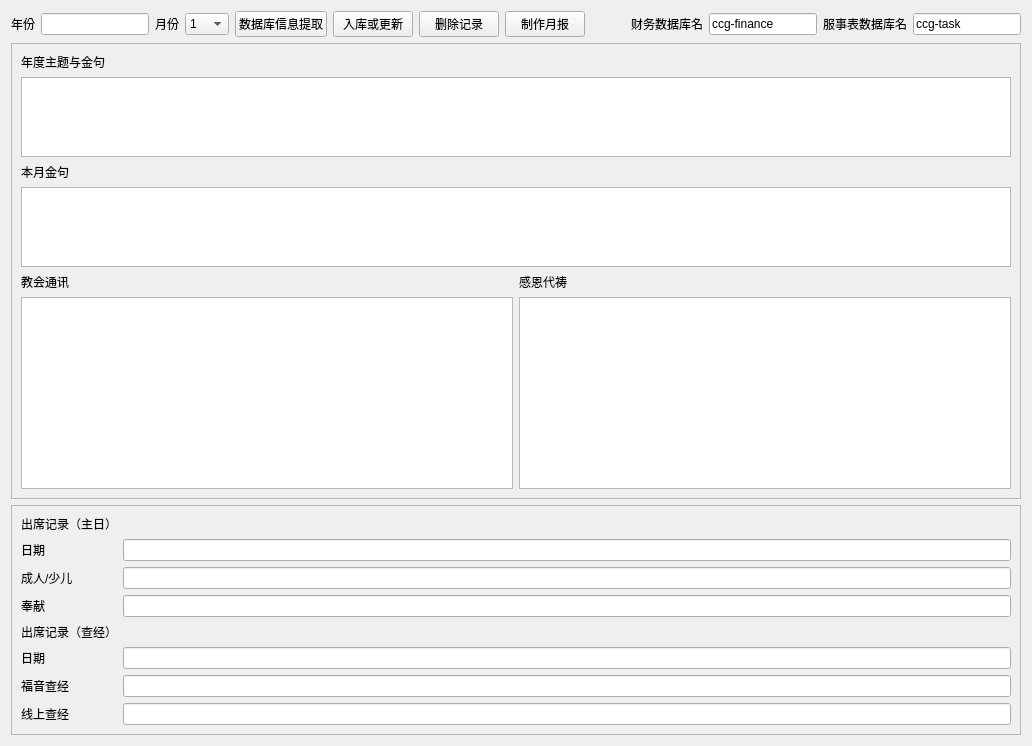
               <widget class="QWidget" name="tab_15">
                <attribute name="title">
                 <string>制作月报</string>
                </attribute>
                <layout class="QVBoxLayout" name="verticalLayout_26">
                 <item>
                  <layout class="QHBoxLayout" name="horizontalLayout_26">
                   <item>
                    <widget class="QLabel" name="label_139">
                     <property name="text">
                      <string>年份</string>
                     </property>
                    </widget>
                   </item>
                   <item>
                    <widget class="QLineEdit" name="lineEdit_year_bulletin"/>
                   </item>
                   <item>
                    <widget class="QLabel" name="label_104">
                     <property name="text">
                      <string>月份</string>
                     </property>
                    </widget>
                   </item>
                   <item>
                    <widget class="QComboBox" name="comboBox_bulletin_month">
                     <item>
                      <property name="text">
                       <string>1</string>
                      </property>
                     </item>
                     <item>
                      <property name="text">
                       <string>2</string>
                      </property>
                     </item>
                     <item>
                      <property name="text">
                       <string>3</string>
                      </property>
                     </item>
                     <item>
                      <property name="text">
                       <string>4</string>
                      </property>
                     </item>
                     <item>
                      <property name="text">
                       <string>5</string>
                      </property>
                     </item>
                     <item>
                      <property name="text">
                       <string>6</string>
                      </property>
                     </item>
                     <item>
                      <property name="text">
                       <string>7</string>
                      </property>
                     </item>
                     <item>
                      <property name="text">
                       <string>8</string>
                      </property>
                     </item>
                     <item>
                      <property name="text">
                       <string>9</string>
                      </property>
                     </item>
                     <item>
                      <property name="text">
                       <string>10</string>
                      </property>
                     </item>
                     <item>
                      <property name="text">
                       <string>11</string>
                      </property>
                     </item>
                     <item>
                      <property name="text">
                       <string>12</string>
                      </property>
                     </item>
                    </widget>
                   </item>
                   <item>
                    <widget class="QPushButton" name="pushButton_load_db_info_bulletin">
                     <property name="text">
                      <string>数据库信息提取</string>
                     </property>
                    </widget>
                   </item>
                   <item>
                    <widget class="QPushButton" name="pushButton_save_bulletin_info">
                     <property name="text">
                      <string>入库或更新</string>
                     </property>
                    </widget>
                   </item>
                   <item>
                    <widget class="QPushButton" name="pushButton_delete_bulletin_record">
                     <property name="text">
                      <string>删除记录</string>
                     </property>
                    </widget>
                   </item>
                   <item>
                    <widget class="QPushButton" name="pushButton_make_bulletin">
                     <property name="text">
                      <string>制作月报</string>
                     </property>
                    </widget>
                   </item>
                   <item>
                    <spacer name="horizontalSpacer_12">
                     <property name="orientation">
                      <enum>Qt::Horizontal</enum>
                     </property>
                     <property name="sizeHint" stdset="0">
                      <size>
                       <width>40</width>
                       <height>20</height>
                      </size>
                     </property>
                    </spacer>
                   </item>
                   <item>
                    <widget class="QLabel" name="label_111">
                     <property name="text">
                      <string>财务数据库名</string>
                     </property>
                    </widget>
                   </item>
                   <item>
                    <widget class="QLineEdit" name="lineEdit_db_finance">
                     <property name="sizePolicy">
                      <sizepolicy hsizetype="Preferred" vsizetype="Fixed">
                       <horstretch>0</horstretch>
                       <verstretch>0</verstretch>
                      </sizepolicy>
                     </property>
                     <property name="text">
                      <string>ccg-finance</string>
                     </property>
                    </widget>
                   </item>
                   <item>
                    <widget class="QLabel" name="label_112">
                     <property name="text">
                      <string>服事表数据库名</string>
                     </property>
                    </widget>
                   </item>
                   <item>
                    <widget class="QLineEdit" name="lineEdit_db_task">
                     <property name="sizePolicy">
                      <sizepolicy hsizetype="Preferred" vsizetype="Fixed">
                       <horstretch>0</horstretch>
                       <verstretch>0</verstretch>
                      </sizepolicy>
                     </property>
                     <property name="text">
                      <string>ccg-task</string>
                     </property>
                    </widget>
                   </item>
                  </layout>
                 </item>
                 <item>
                  <widget class="QFrame" name="frame_10">
                   <property name="frameShape">
                    <enum>QFrame::StyledPanel</enum>
                   </property>
                   <property name="frameShadow">
                    <enum>QFrame::Raised</enum>
                   </property>
                   <layout class="QGridLayout" name="gridLayout_7">
                    <item row="0" column="0" colspan="2">
                     <layout class="QVBoxLayout" name="verticalLayout_23">
                      <item>
                       <widget class="QLabel" name="label_106">
                        <property name="sizePolicy">
                         <sizepolicy hsizetype="Preferred" vsizetype="Fixed">
                          <horstretch>0</horstretch>
                          <verstretch>0</verstretch>
                         </sizepolicy>
                        </property>
                        <property name="text">
                         <string>年度主题与金句</string>
                        </property>
                       </widget>
                      </item>
                      <item>
                       <widget class="QTextEdit" name="textEdit_year_scripture_note">
                        <property name="maximumSize">
                         <size>
                          <width>16777215</width>
                          <height>80</height>
                         </size>
                        </property>
                       </widget>
                      </item>
                      <item>
                       <widget class="QLabel" name="label_105">
                        <property name="sizePolicy">
                         <sizepolicy hsizetype="Preferred" vsizetype="Fixed">
                          <horstretch>0</horstretch>
                          <verstretch>0</verstretch>
                         </sizepolicy>
                        </property>
                        <property name="text">
                         <string>本月金句</string>
                        </property>
                       </widget>
                      </item>
                      <item>
                       <widget class="QTextEdit" name="textEdit_month_scripture_note">
                        <property name="maximumSize">
                         <size>
                          <width>16777215</width>
                          <height>80</height>
                         </size>
                        </property>
                       </widget>
                      </item>
                     </layout>
                    </item>
                    <item row="1" column="0">
                     <layout class="QVBoxLayout" name="verticalLayout_24">
                      <item>
                       <widget class="QLabel" name="label_107">
                        <property name="sizePolicy">
                         <sizepolicy hsizetype="Preferred" vsizetype="Fixed">
                          <horstretch>0</horstretch>
                          <verstretch>0</verstretch>
                         </sizepolicy>
                        </property>
                        <property name="text">
                         <string>教会通讯</string>
                        </property>
                       </widget>
                      </item>
                      <item>
                       <widget class="QTextEdit" name="textEdit_reports_note">
                        <property name="sizePolicy">
                         <sizepolicy hsizetype="Preferred" vsizetype="Expanding">
                          <horstretch>0</horstretch>
                          <verstretch>0</verstretch>
                         </sizepolicy>
                        </property>
                        <property name="minimumSize">
                         <size>
                          <width>300</width>
                          <height>0</height>
                         </size>
                        </property>
                       </widget>
                      </item>
                     </layout>
                    </item>
                    <item row="1" column="1">
                     <layout class="QVBoxLayout" name="verticalLayout_25">
                      <item>
                       <widget class="QLabel" name="label_108">
                        <property name="sizePolicy">
                         <sizepolicy hsizetype="Preferred" vsizetype="Fixed">
                          <horstretch>0</horstretch>
                          <verstretch>0</verstretch>
                         </sizepolicy>
                        </property>
                        <property name="text">
                         <string>感恩代祷</string>
                        </property>
                       </widget>
                      </item>
                      <item>
                       <widget class="QTextEdit" name="textEdit_prays_note">
                        <property name="sizePolicy">
                         <sizepolicy hsizetype="Preferred" vsizetype="Expanding">
                          <horstretch>0</horstretch>
                          <verstretch>0</verstretch>
                         </sizepolicy>
                        </property>
                        <property name="minimumSize">
                         <size>
                          <width>300</width>
                          <height>0</height>
                         </size>
                        </property>
                       </widget>
                      </item>
                     </layout>
                    </item>
                   </layout>
                  </widget>
                 </item>
                 <item>
                  <widget class="QFrame" name="frame_9">
                   <property name="frameShape">
                    <enum>QFrame::StyledPanel</enum>
                   </property>
                   <property name="frameShadow">
                    <enum>QFrame::Raised</enum>
                   </property>
                   <layout class="QGridLayout" name="gridLayout_8">
                    <item row="6" column="1">
                     <widget class="QLineEdit" name="lineEdit_dates_2_note"/>
                    </item>
                    <item row="0" column="0">
                     <widget class="QLabel" name="label_109">
                      <property name="sizePolicy">
                       <sizepolicy hsizetype="Preferred" vsizetype="Fixed">
                        <horstretch>0</horstretch>
                        <verstretch>0</verstretch>
                       </sizepolicy>
                      </property>
                      <property name="text">
                       <string>出席记录（主日）</string>
                      </property>
                     </widget>
                    </item>
                    <item row="7" column="1">
                     <widget class="QLineEdit" name="lineEdit_attendence_onsite_note"/>
                    </item>
                    <item row="8" column="1">
                     <widget class="QLineEdit" name="lineEdit_attendence_online_note"/>
                    </item>
                    <item row="3" column="0">
                     <widget class="QLabel" name="label_115">
                      <property name="text">
                       <string>成人/少儿</string>
                      </property>
                     </widget>
                    </item>
                    <item row="1" column="0">
                     <widget class="QLabel" name="label_114">
                      <property name="text">
                       <string>日期</string>
                      </property>
                     </widget>
                    </item>
                    <item row="4" column="0">
                     <widget class="QLabel" name="label_116">
                      <property name="text">
                       <string>奉献</string>
                      </property>
                     </widget>
                    </item>
                    <item row="6" column="0">
                     <widget class="QLabel" name="label_117">
                      <property name="text">
                       <string>日期</string>
                      </property>
                     </widget>
                    </item>
                    <item row="7" column="0">
                     <widget class="QLabel" name="label_118">
                      <property name="text">
                       <string>福音查经</string>
                      </property>
                     </widget>
                    </item>
                    <item row="8" column="0">
                     <widget class="QLabel" name="label_119">
                      <property name="text">
                       <string>线上查经</string>
                      </property>
                     </widget>
                    </item>
                    <item row="1" column="1">
                     <widget class="QLineEdit" name="lineEdit_dates_1_note">
                      <property name="text">
                       <string/>
                      </property>
                     </widget>
                    </item>
                    <item row="3" column="1">
                     <widget class="QLineEdit" name="lineEdit_attendence_note"/>
                    </item>
                    <item row="4" column="1">
                     <widget class="QLineEdit" name="lineEdit_offerings_note"/>
                    </item>
                    <item row="5" column="0">
                     <widget class="QLabel" name="label_110">
                      <property name="sizePolicy">
                       <sizepolicy hsizetype="Preferred" vsizetype="Fixed">
                        <horstretch>0</horstretch>
                        <verstretch>0</verstretch>
                       </sizepolicy>
                      </property>
                      <property name="text">
                       <string>出席记录（查经）</string>
                      </property>
                     </widget>
                    </item>
                   </layout>
                  </widget>
                 </item>
                </layout>
                <zorder>frame_10</zorder>
                <zorder>frame_9</zorder>
                <zorder></zorder>
               </widget>
